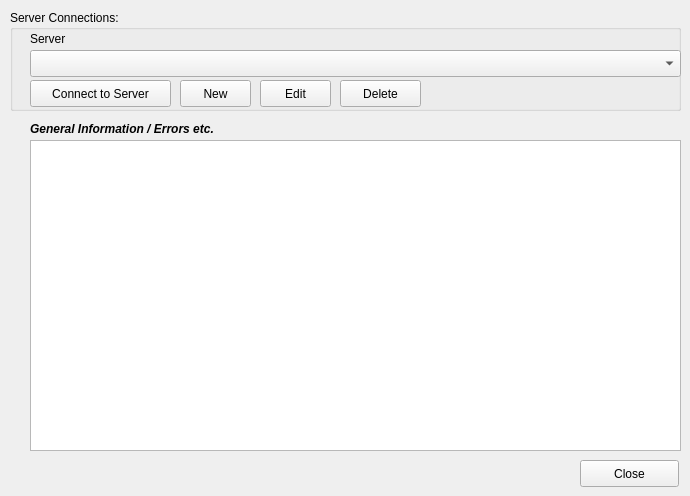
   <widget class="QWidget" name="tab_Serv">
    <attribute name="title">
     <string>Server/ Storage</string>
    </attribute>
    <widget class="QGroupBox" name="groupBox">
     <property name="geometry">
      <rect>
       <x>10</x>
       <y>10</y>
       <width>671</width>
       <height>101</height>
      </rect>
     </property>
     <property name="title">
      <string>Server Connections:</string>
     </property>
     <widget class="QLabel" name="label">
      <property name="geometry">
       <rect>
        <x>20</x>
        <y>20</y>
        <width>67</width>
        <height>17</height>
       </rect>
      </property>
      <property name="text">
       <string>Server</string>
      </property>
     </widget>
     <widget class="QComboBox" name="cmbConnections_Serv">
      <property name="geometry">
       <rect>
        <x>20</x>
        <y>40</y>
        <width>651</width>
        <height>27</height>
       </rect>
      </property>
     </widget>
     <widget class="QPushButton" name="btnConnectServer_Serv">
      <property name="geometry">
       <rect>
        <x>20</x>
        <y>70</y>
        <width>141</width>
        <height>27</height>
       </rect>
      </property>
      <property name="text">
       <string>Connect to Server</string>
      </property>
     </widget>
     <widget class="QPushButton" name="btnNew_Serv">
      <property name="geometry">
       <rect>
        <x>170</x>
        <y>70</y>
        <width>71</width>
        <height>27</height>
       </rect>
      </property>
      <property name="text">
       <string>New</string>
      </property>
     </widget>
     <widget class="QPushButton" name="btnEdit_Serv">
      <property name="geometry">
       <rect>
        <x>250</x>
        <y>70</y>
        <width>71</width>
        <height>27</height>
       </rect>
      </property>
      <property name="text">
       <string>Edit</string>
      </property>
     </widget>
     <widget class="QPushButton" name="btnDelete_Serv">
      <property name="geometry">
       <rect>
        <x>330</x>
        <y>70</y>
        <width>81</width>
        <height>27</height>
       </rect>
      </property>
      <property name="text">
       <string>Delete</string>
      </property>
     </widget>
    </widget>
    <widget class="QLabel" name="label_2">
     <property name="geometry">
      <rect>
       <x>30</x>
       <y>120</y>
       <width>231</width>
       <height>17</height>
      </rect>
     </property>
     <property name="font">
      <font>
       <weight>75</weight>
       <italic>true</italic>
       <bold>true</bold>
      </font>
     </property>
     <property name="text">
      <string>General Information / Errors etc.</string>
     </property>
    </widget>
    <widget class="QTextBrowser" name="textBrowser_Serv">
     <property name="geometry">
      <rect>
       <x>30</x>
       <y>140</y>
       <width>651</width>
       <height>311</height>
      </rect>
     </property>
    </widget>
    <widget class="QPushButton" name="btnClose_Serv">
     <property name="geometry">
      <rect>
       <x>580</x>
       <y>460</y>
       <width>99</width>
       <height>27</height>
      </rect>
     </property>
     <property name="text">
      <string>Close</string>
     </property>
    </widget>
   </widget>
